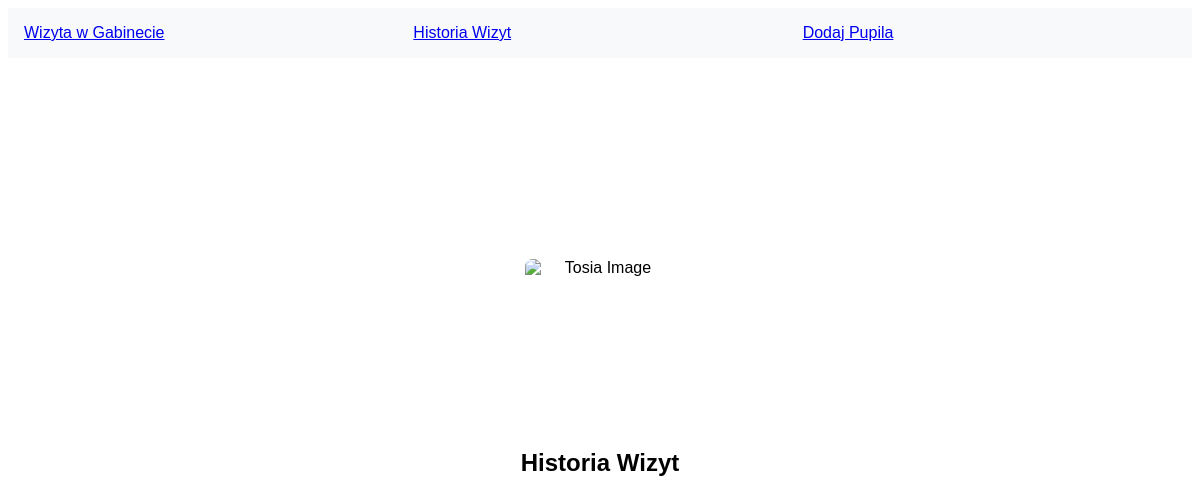
The app's page /visithistory, older data.
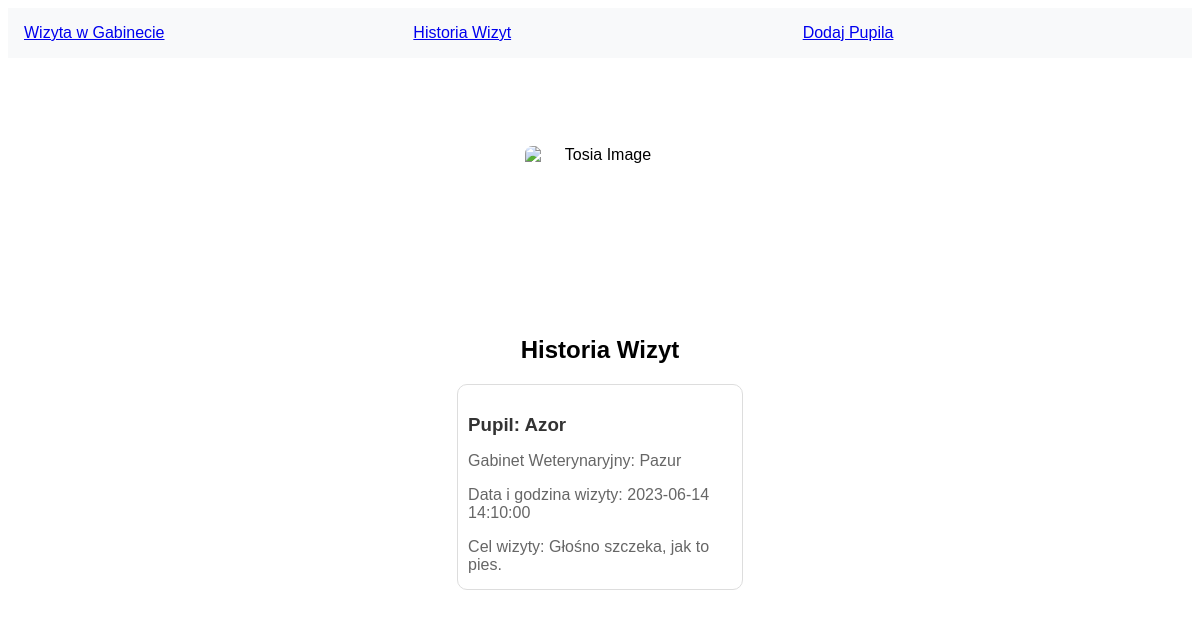
The same page, newer data.
### app.py (models this page shows)
class Visit(db.Model):
    id = db.Column(db.Integer, primary_key=True)
    pet_id = db.Column(db.Integer, db.ForeignKey('pet.id'), nullable=False)
    clinic_id = db.Column(db.Integer, db.ForeignKey('clinic.id'), nullable=False)
    visit_time = db.Column(db.DateTime, nullable=False)
    problem = db.Column(db.Text, nullable=False)

class Pet(db.Model):
    id = db.Column(db.Integer, primary_key=True)
    id_owner = db.Column(db.Integer)
    name = db.Column(db.String(80), nullable=False)
    race = db.Column(db.String(120), nullable=False)
    age = db.Column(db.Integer, nullable=False)
    is_active = db.Column(db.Boolean, default=True)
    visits = db.relationship('Visit', backref='pet', lazy=True)

class Clinic(db.Model):
    id = db.Column(db.Integer, primary_key=True)
    name = db.Column(db.String(80), nullable=False)
    visits = relationship('Visit', backref='clinic', lazy=True)

### app.py (the view)
@app.route('/visithistory')
def visithistory():
    visits = Visit.query.join(Pet).filter(Pet.is_active==True).all()
    return render_template('visithistory.html', visits=visits)

### templates/visithistory.html (shortened to what this page needs)
{% extends 'navbar.html' %}
{% block content %}
<div class="content">
    <img src="https://i.ibb.co/KyjxmKb/Tosia.jpg" alt="Tosia Image">
    <h2>Historia Wizyt</h2>
    <div class="visit-list">
        {% for visit in visits %}
        <div class="visit-card">
            <h3>Pupil: {{ visit.pet.name }}</h3>
            <p>Gabinet Weterynaryjny: {{ visit.clinic.name }}</p>
            <p>Data i godzina wizyty: {{ visit.visit_time }}</p>
            <p>Cel wizyty: {{ visit.problem }}</p>
        </div>
        {% endfor %}
    </div>
</div>
{% endblock %}

### templates/navbar.html (shortened to what this page needs)
<!DOCTYPE html>
<html>
<head>
    <link rel="stylesheet" href="https://unpkg.com/spectre.css/dist/spectre.min.css">
</head>
<body>
    <div class="navbar">
        <div class="nav-links">
            <a href="/bookvisit" class="btn btn-primary">Wizyta w Gabinecie</a>
            <a href="/visithistory" class="btn btn-primary">Historia Wizyt</a>
            <a href="/addpet" class="btn btn-primary">Dodaj Pupila</a>
        </div>
    </div>
    <div class="content">
        {% block content %}{% endblock %}
    </div>
</body>
</html>

### templates/navbar.html (style rules this page uses)
.navbar { display: flex; justify-content: space-between; align-items: center; background-color: #f8f9fa; padding: 1em; }
.nav-links { display: flex; gap: 1em; flex-grow: 1; justify-content: space-evenly; }
.nav-links a { flex-grow: 1; }
.nav-links .btn { width: 100%; }

### templates/visithistory.html (style rules this page uses)
body { font-family: Arial, sans-serif; }
.content { display: flex; flex-direction: column; align-items: center; justify-content: center; height: 80vh; padding: 20px; box-sizing: border-box; text-align: center; }
.content img { width: 150px; height: 150px; border-radius: 5%; margin-bottom: 20px; object-fit: contain; }
.visit-list { width: 100%; max-height: 60vh; overflow-y: auto; display: flex; flex-direction: column; align-items: center; }
.visit-card { border: 1px solid #ddd; border-radius: 10px; padding: 10px; margin-bottom: 20px; text-align: left; width: 80%; max-width: 1200px; }
.visit-card h3 { margin-bottom: 5px; color: #333; }
.visit-card p { margin-bottom: 5px; color: #666; word-wrap: break-word; }

Row changes from the older to the newer data that the page shows:
added Visit: pet.name "Azor", clinic.name "Pazur", visit_time "2023-06-14 14:10:00", problem "Głośno szczeka, jak to pies."
